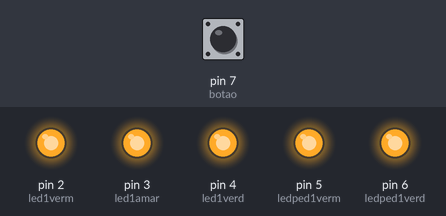
Simulated run of this sketch. Board: Arduino Uno, built with avr-gcc and run on an emulated ATmega328P. Shown: output pins drawn as LEDs (lit = HIGH). The test bench sets the inputs (shaded band); at power-on: pin 7 (botao) HIGH. What the sketch prints to the serial monitor is not drawn.

Above: at 1.2 s.
1.3 s: pin 7 (botao) pulled LOW for 0.15 s
At 6.2 s:
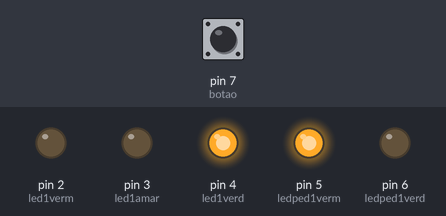
At 13.5 s:
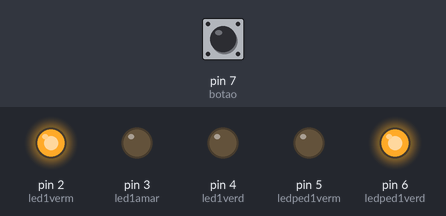
Timing chart, 0 to 37.5 s (numbered marks = the images above; inputs shaded):
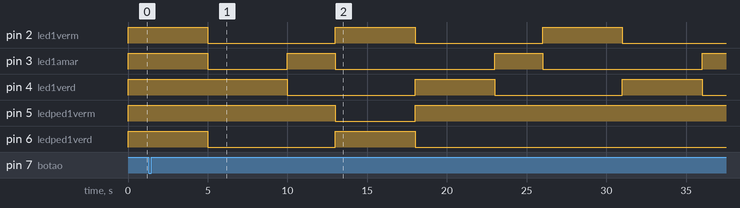

Measured:
- after the input at 1.3 s, pin 5 (ledped1verm): HIGH → LOW after 11.7 s, → HIGH 5.0 s later
- by itself, pin 2 (led1verm), pin 4 (led1verd): alternates HIGH for 5.0 s and LOW for 8.0 s
- by itself, pin 3 (led1amar): repeats every 13.0 s: HIGH 3.0 s, LOW 10.0 s

The sketch:

parte2.ino
```cpp
/*
 * Autor: Matheus Oliveira dos Santos
 * Data: 26/05/2021
 * Parte 2
 */

const int led1verm = 2;
const int led1amar = 3;
const int led1verd = 4;
const int ledped1verm = 5;
const int ledped1verd = 6;
const int botao = 7;

unsigned long tempo, tempoatual, tempoinicial;

int estadobotao, anteriorbotao, bot = 0, fase = 1;

void leds(int vm1, int am1, int vd1, int pvm1, int pvd1);

void setup() {
  Serial.begin(9600);
  for (int i = 2; i <= 6; i++) {
    pinMode(i, OUTPUT);
    Serial.println(i);
    digitalWrite(i, HIGH);
  }
  pinMode(botao, INPUT_PULLUP);

  anteriorbotao = digitalRead(botao);


  tempoinicial = millis();
}

void loop() {
  estadobotao = digitalRead(botao);
  tempoatual = millis();
  tempo = tempoatual - tempoinicial;
  if ((tempo > 5000) && (fase == 1)) {
    leds(0, 0, 1, 1, 0);
    fase = 2;
  }

  if ((tempo > 10000) && (fase == 2)) {
    leds(0, 1, 0, 1, 0);
    fase = 3;
  }

  if ((tempo > 13000) && (fase == 3)) {
    leds(1, 0, 0, 1, 0);

    fase = 4;
  }
  if (fase == 4) {
    if (bot == 1) {
      leds(1, 0, 0, 0, 1);

      delay(3000);

      tempoinicial = tempoatual;
      bot = 0;
      fase = 1;
    }
    else {
      tempoinicial = tempoatual;
      fase = 1;
    }
  }
  if ((estadobotao == HIGH) && (anteriorbotao == LOW)) {
    bot = 1;
  }
  anteriorbotao = estadobotao;
}

void leds(int vm1, int am1, int vd1, int pvm1, int pvd1) {
    digitalWrite(led1verm, vm1);
    digitalWrite(led1amar, am1);
    digitalWrite(led1verd, vd1);
    digitalWrite(ledped1verm, pvm1);
    digitalWrite(ledped1verd, pvd1);
}
```
